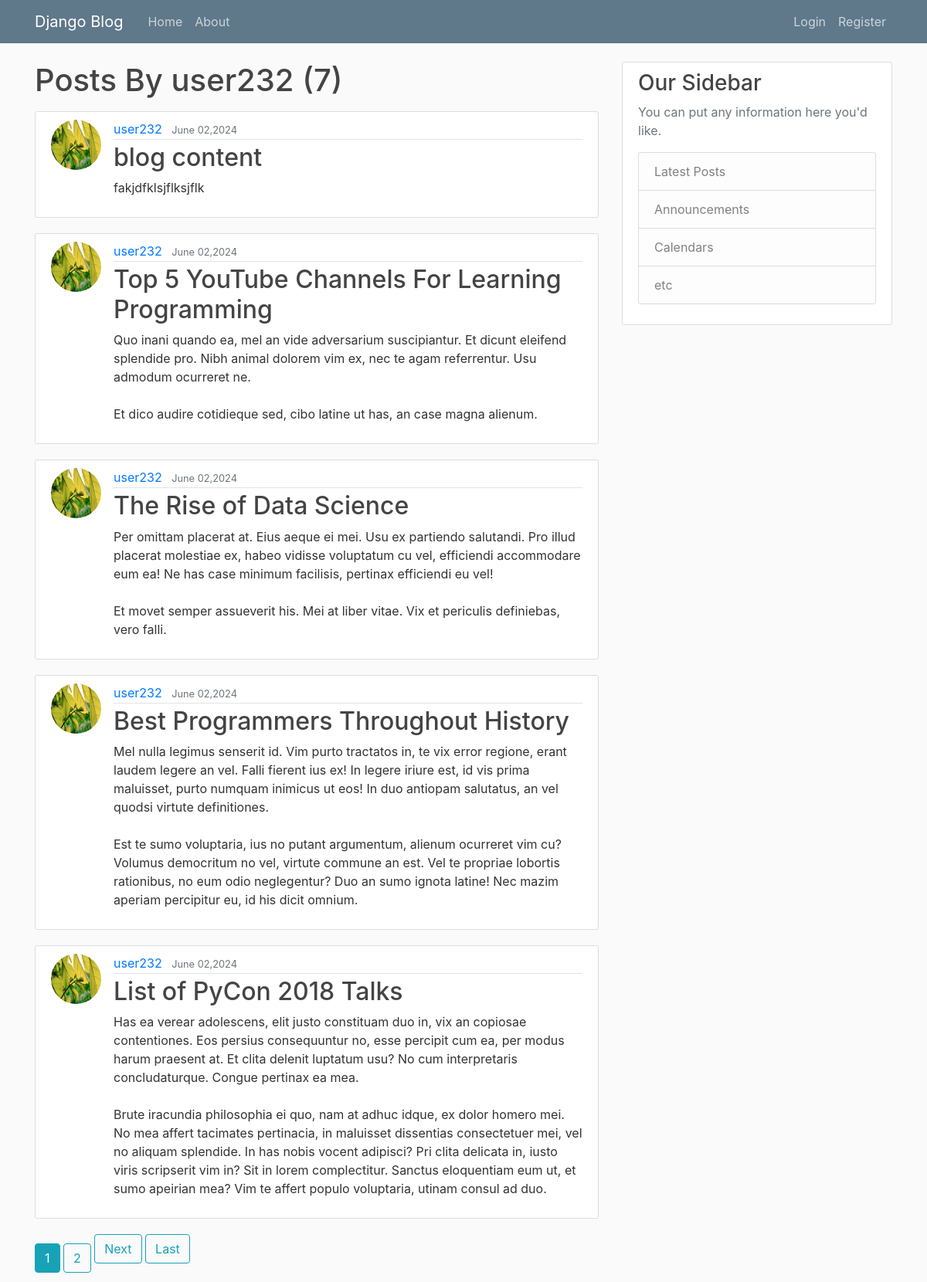
The page /blog/user/user232 on the database its author committed.
### blog/models.py (models this page shows, shortened)
class Post(models.Model):
    title = models.CharField(max_length =100)
    content = HTMLField()
    date_posted = models.DateTimeField(default = timezone.now)
    author = models.ForeignKey(User, on_delete = models.CASCADE)

### users/models.py (models this page shows, shortened)
class Profile(models.Model):
    user = models.OneToOneField(User,on_delete=models.CASCADE)
    image = models.ImageField(default='default.jpg',upload_to='profile_pics')

### blog/views.py (the view)
# urls.py: path('user/<str:username>', UserPostListView.as_view(), name='user-posts'),
class UserPostListView(ListView):
    model = Post
    template_name = 'blog/user_posts.html'  #<app>/<model>_<viewtype>.html
    context ={
         'posts':Post.objects.all()
        }
    context_object_name = 'posts'
    paginate_by = 5
    def get_queryset(self):
        user = get_object_or_404(User, username = self.kwargs.get('username'))
        return Post.objects.filter(author = user).order_by('-date_posted')

### blog/templates/blog/user_posts.html (shortened to what this page needs)
{% extends "blog/base.html" %}
    {% block content %}
    <h1 class="mb-3">Posts By {{ view.kwargs.username }} ({{ page_obj.paginator.count }})</h1>
    {% for post in posts %}
    <article class="media content-section">
        <img class="rounded-circle article-img" src="{{ post.author.profile.image.url }}" alt="">
        <div class="media-body">
        <div class="article-metadata">
            <a class="mr-2" href="{% url 'user-posts' post.author.username %}">{{ post.author }}</a>
            <small class="text-muted">{{ post.date_posted | date:"F d,Y" }}</small>
        </div>
        <h2><a class="article-title" href="{% url 'post-detail' post.id %}">{{ post.title }}</a></h2>
        <p class="article-content">{{ post.content }}</p>
        </div>
    </article>
    {% endfor %}
    {% if is_paginated %}
      {% for num in page_obj.paginator.page_range %}
        {% if page_obj.number == num %}
        <a class="btn btn-outline-info mb=4 bg-info  text-white" href="?page={{ num }}">{{ num }}</a>
        {% elif num > page_obj.number|add:'-3' and num < page_obj.number|add:'3' %}
        <a class="btn btn-outline-info mb=4  " href="?page={{ num }}">{{ num }}</a>
        {% endif %}
      {% endfor %}
      {% if page_obj.has_next %}
      <a class="btn btn-outline-info mb-4 " href="?page={{ page_obj.next_page_number }}">Next</a>
      <a class="btn btn-outline-info mb-4 " href="?page={{ page_obj.paginator.num_pages }}">Last</a>
    {% endif %}
    {% endif %}
{% endblock content %}

### blog/Static/blog/main.css (style rules this page uses)
body { background: #fafafa; color: #333333; margin-top: 5rem; scroll-behavior: smooth; }
h1, h2, h3, h4, h5, h6 { color: #444444; }
.content-section { background: #ffffff; padding: 10px 20px; border: 1px solid #dddddd; border-radius: 3px; margin-bottom: 20px; }
.article-title { color: #444444; }
.article-content { white-space: pre-line; }
.article-img { height: 65px; width: 65px; margin-right: 16px; }
.article-metadata { padding-bottom: 1px; margin-bottom: 4px; border-bottom: 1px solid #e3e3e3 }

### rows shown on the page
Post: author.profile.image (picture), author "user232", date_posted "June 02,2024", title "blog content", content "fakjdfklsjflksjflk"
Post: author.profile.image (picture), author "user232", date_posted "June 02,2024", title "Top 5 YouTube Channels For Learning Programming", content "Quo inani quando ea, mel an vide adversarium suscipiantur. Et dicunt eleifend splendide pro. Nibh animal dolorem vim ex, nec te agam referrentur. Usu admodum ocurreret ne. Et dico audire cotidieque sed, cibo latine ut has, an case magna alienum."
Post: author.profile.image (picture), author "user232", date_posted "June 02,2024", title "The Rise of Data Science", content "Per omittam placerat at. Eius aeque ei mei. Usu ex partiendo salutandi. Pro illud placerat molestiae ex, habeo vidisse voluptatum cu vel, efficiendi accommodare eum ea! Ne has case minimum facilisis, pertinax efficiendi eu vel! Et movet semper assueverit his. Mei at liber vitae. Vix et periculis definiebas, vero falli."
Post: author.profile.image (picture), author "user232", date_posted "June 02,2024", title "Best Programmers Throughout History", content "Mel nulla legimus senserit id. Vim purto tractatos in, te vix error regione, erant laudem legere an vel. Falli fierent ius ex! In legere iriure est, id vis prima maluisset, purto numquam inimicus ut eos! In duo antiopam salutatus, an vel quodsi virtute definitiones. Est te sumo voluptaria, ius no putant argumentum, alienum ocurreret vim cu? Volumus democritum no vel, virtute commune an est. Vel te propriae lobortis rationibus, no eum odio neglegentur? Duo an sumo ignota latine! Nec mazim aperiam percipitur eu, id his dicit omnium."
Post: author.profile.image (picture), author "user232", date_posted "June 02,2024", title "List of PyCon 2018 Talks", content "Has ea verear adolescens, elit justo constituam duo in, vix an copiosae contentiones. Eos persius consequuntur no, esse percipit cum ea, per modus harum praesent at. Et clita delenit luptatum usu? No cum interpretaris concludaturque. Congue pertinax ea mea. Brute iracundia philosophia ei quo, nam at adhuc idque, ex dolor homero mei. No mea affert tacimates pertinacia, in maluisset dissentias consectetuer mei, vel no aliquam splendide. In has nobis vocent adipisci? Pri clita delicata in, iusto viris scripserit vim in? Sit in lorem complectitur. Sanctus eloquentiam eum ut, et sumo apeirian mea? Vim te affert populo voluptaria, utinam consul ad duo."

### other values the page prints
{{ view.kwargs.username }} "user232"
{{ page_obj.paginator.count }} "7"
{{ num }} "1"
{{ num }} "2"
